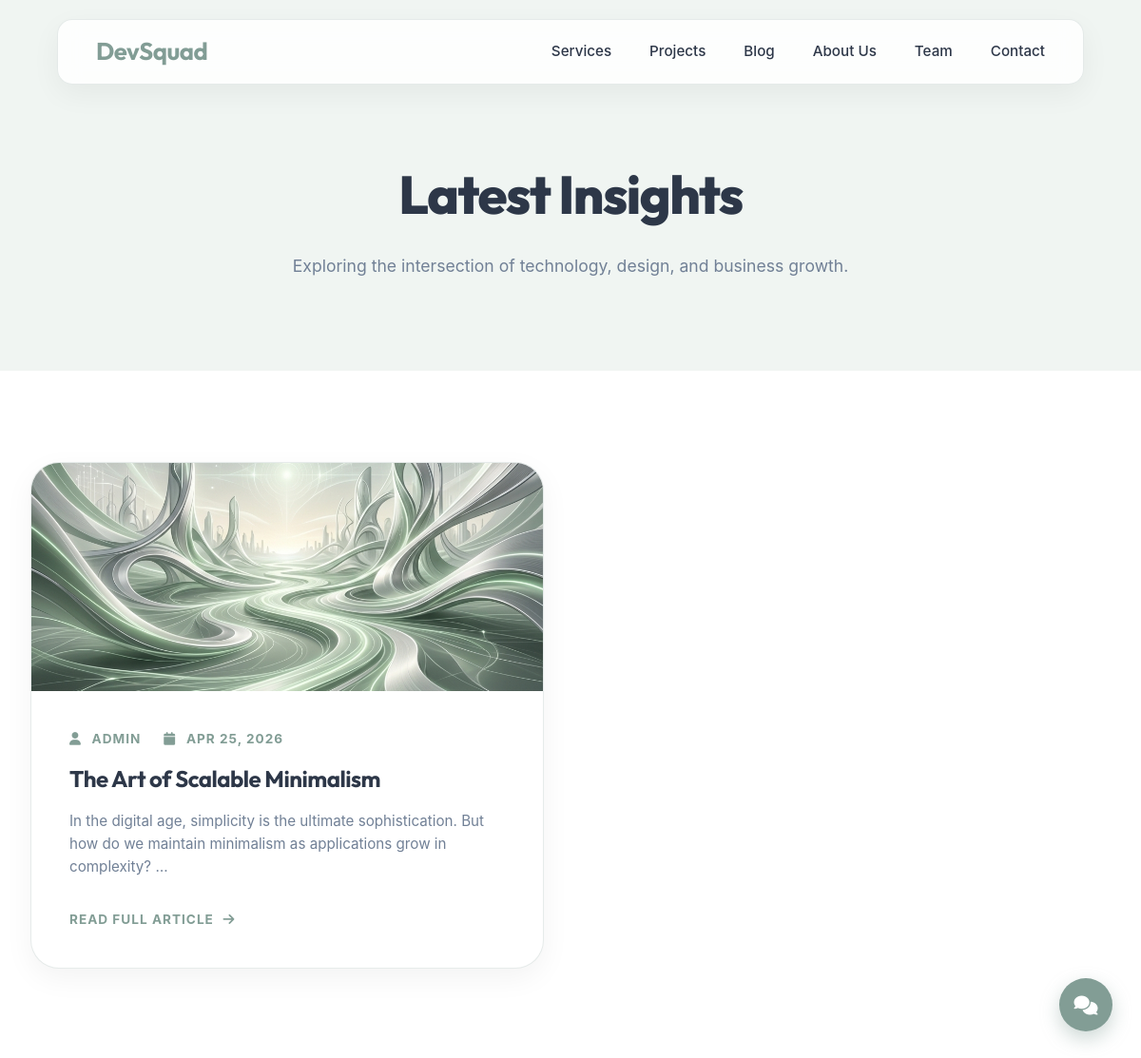
Screenshot of /blog/ with the database file from the repository.
### service/models.py (models this page shows, shortened)
class BlogPost(models.Model):
    title = models.CharField(max_length=200)
    content = models.TextField()
    image = models.ImageField(upload_to='blog/', blank=True, null=True)
    author = models.ForeignKey(User, on_delete=models.CASCADE, default=1)
    created_at = models.DateTimeField(auto_now_add=True)

### service/views.py (the view)
# urls.py: path('blog/', views.blog_list, name='blog_list'),
def blog_list(request):
    posts = BlogPost.objects.all().order_by('-created_at')
    return render(request, 'blog_list.html', {'posts': posts})

### service/templates/blog_list.html (shortened to what this page needs)
{% extends 'base.html' %}
{% block content %}
<div class="header-section">
    <h1>Latest Insights</h1>
    <p>Exploring the intersection of technology, design, and business growth.</p>
</div>
<div class="blog-grid">
    {% for post in posts %}
    <div class="blog-card" onclick="window.location.href='{% url 'blog_detail' post.id %}'">
        <div class="blog-img-wrapper">
            {% if post.image %}
            <img src="{{ post.image.url }}" alt="{{ post.title }}" class="blog-img">
            {% else %}
            <div class="blog-img" style="background: var(--bg-alt); display: flex; align-items: center; justify-content: center;">
                <i class="fas fa-newspaper fa-4x" style="color: var(--secondary-color); opacity: 0.5;"></i>
            </div>
            {% endif %}
        </div>
        <div class="blog-content">
            <div class="blog-meta">
                <span><i class="fas fa-user"></i> {{ post.author.username }}</span>
                <span><i class="fas fa-calendar"></i> {{ post.created_at|date:"M d, Y" }}</span>
            </div>
            <h3 class="blog-title">{{ post.title }}</h3>
            <p class="blog-excerpt">{{ post.content|striptags|truncatewords:20 }}</p>
            <div class="read-more">Read Full Article <i class="fas fa-arrow-right"></i></div>
        </div>
    </div>
    {% empty %}
    <div style="text-align: center; grid-column: 1/-1; padding: 6rem 2rem; color: var(--text-muted);">
        <i class="fas fa-edit fa-4x" style="margin-bottom: 1.5rem; opacity: 0.3;"></i>
        <h3 style="font-size: 1.5rem;">No blog posts available yet.</h3>
    </div>
    {% endfor %}
</div>
{% endblock %}

### service/templates/base.html (style rules this page uses)
:root { --bg-color: #ffffff; --bg-alt: #f0f5f2; --primary-color: #829d95; --secondary-color: #adc2b5; --accent-color: #adc2b5; --text-color: #2d3748; --text-muted: #718096; --glass-bg: rgba(255, 255, 255, 0.85); --glass-border: rgba(130, 157, 149, 0.2); --shadow: 0 10px 30px rgba(0, 0, 0, 0.05); }
* { margin: 0; padding: 0; box-sizing: border-box; font-family: 'Inter', sans-serif; }
h1, h2, h3, h4, h5, h6, .logo { font-family: 'Outfit', sans-serif; }
body { background-color: var(--bg-color); color: var(--text-color); overflow-x: hidden; line-height: 1.6; }
img { max-width: 100%; height: auto; display: block; }

### service/templates/blog_list.html (style rules this page uses)
.header-section { padding: 10rem 2rem 6rem; text-align: center; background: var(--bg-alt); position: relative; }
.header-section h1 { font-size: 3.5rem; color: var(--text-color); font-weight: 800; letter-spacing: -1.5px; margin-bottom: 1rem; }
.header-section p { color: var(--text-muted); font-size: 1.1rem; }
.blog-grid { display: grid; grid-template-columns: repeat(auto-fill, minmax(360px, 1fr)); gap: 3.5rem; padding: 6rem 2rem; max-width: 1300px; margin: 0 auto; }
.blog-card { background: white; border-radius: 30px; overflow: hidden; border: 1px solid var(--glass-border); transition: all 0.5s cubic-bezier(0.165, 0.84, 0.44, 1); height: 100%; display: flex; flex-direction: column; cursor: pointer; box-shadow: var(--shadow); }
.blog-img-wrapper { width: 100%; height: 240px; overflow: hidden; }
.blog-img { width: 100%; height: 100%; object-fit: cover; transition: transform 0.8s ease; }
.blog-content { padding: 2.5rem; flex: 1; display: flex; flex-direction: column; }
.blog-meta { font-size: 0.85rem; color: var(--primary-color); font-weight: 700; text-transform: uppercase; letter-spacing: 1px; margin-bottom: 1rem; display: flex; gap: 1.5rem; }
.blog-meta i { margin-right: 0.4rem; }
.blog-title { font-size: 1.5rem; color: var(--text-color); font-weight: 700; margin-bottom: 1rem; line-height: 1.3; letter-spacing: -0.5px; }
.blog-excerpt { color: var(--text-muted); font-size: 0.95rem; line-height: 1.6; margin-bottom: 2rem; }
.read-more { margin-top: auto; color: var(--primary-color); font-weight: 700; text-transform: uppercase; font-size: 0.85rem; letter-spacing: 1px; display: flex; align-items: center; gap: 0.6rem; transition: gap 0.3s ease; }

### rows the page displays
BlogPost: image (picture), author.username "ADMIN", created_at "APR 25, 2026", title "The Art of Scalable Minimalism", content "In the digital age, simplicity is the ultimate sophistication. But how do we maintain minimalism as applications grow in complexity? …"
